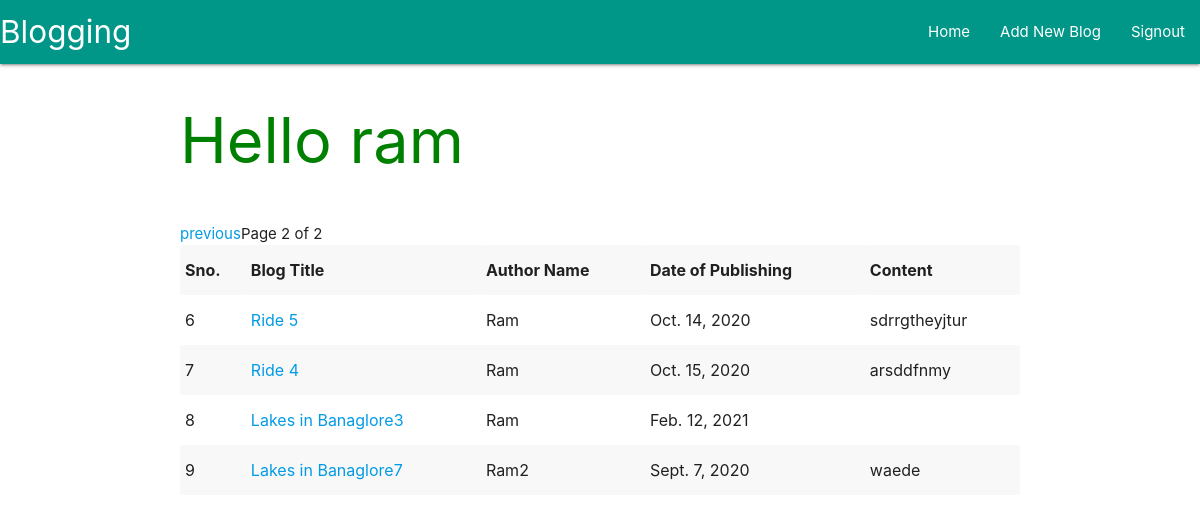
Page /?page=2 (signed in) on the committed database.
### myapp/models.py (models this page shows, shortened)
class Blog(models.Model):
	banner = models.ImageField(upload_to='banners', default='default.png')
	title = models.CharField(max_length=60, unique=True)
	author = models.CharField(max_length=60)
	dop = models.DateField(verbose_name="Date of Publication")
	content = models.TextField(blank=True)

### myapp/views.py (the view)
# urls.py: path('', views.index),
@login_required
def index(request):
	q = Blog.objects.all()
	p = Paginator(q, 5) # 10 record per page
	try:
		page_number = request.GET.get('page')
		page_object = p.page(page_number)
	except:
		page_object = p.page(1)
	return render(request, 'index.html', {'page_object':page_object}) # context

### myapp/templates/index.html (shortened to what this page needs)
{% extends 'base.html' %}
{% load static %}
{% block content %}
		<h1>Hello {{request.user}}</h1>
		<table class="striped">
			<tr>
				<th>Sno.</th>
				<th>Blog Title</th>
				<th>Author Name</th>
				<th>Date of Publishing</th>
				<th>Content</th>
			</tr>
			{% for i in page_object %}
			<tr>
				<td>{{i.id}}</td>
				<td><a href="/blogs/{{i.title}}">{{i.title}}</a></td>
				<td>{{i.author}}</td>
				<td>{{i.dop}}</td>
				<td>{{i.content}}</td>
			</tr>
			{% endfor %}
<br>
{% if page_object.has_previous %}
<a href="?page={{page_object.previous_page_number}}">previous</a>
{% endif %}
<br>
{% endblock %}

### myapp/static/css/style.css (style rules this page uses)
h1 { color:green; }

### rows in the picture
Blog: id "6", title "Ride 5", author "Ram", dop "Oct. 14, 2020", content "sdrrgtheyjtur"
Blog: id "7", title "Ride 4", author "Ram", dop "Oct. 15, 2020", content "arsddfnmy"
Blog: id "8", title "Lakes in Banaglore3", author "Ram", dop "Feb. 12, 2021"
Blog: id "9", title "Lakes in Banaglore7", author "Ram2", dop "Sept. 7, 2020", content "waede"

### other values in the picture
{{ request.user }} "ram"
